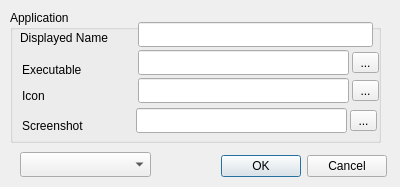
<?xml version="1.0" encoding="UTF-8"?>
<ui version="4.0">
 <class>Apps</class>
 <widget class="QDialog" name="Apps">
  <property name="geometry">
   <rect>
    <x>0</x>
    <y>0</y>
    <width>400</width>
    <height>187</height>
   </rect>
  </property>
  <property name="windowTitle">
   <string>Dialog</string>
  </property>
  <widget class="QGroupBox" name="groupBox">
   <property name="geometry">
    <rect>
     <x>10</x>
     <y>10</y>
     <width>371</width>
     <height>133</height>
    </rect>
   </property>
   <property name="title">
    <string>Application</string>
   </property>
   <widget class="QLabel" name="label">
    <property name="geometry">
     <rect>
      <x>10</x>
      <y>20</y>
      <width>111</width>
      <height>16</height>
     </rect>
    </property>
    <property name="text">
     <string>Displayed Name</string>
    </property>
   </widget>
   <widget class="QLineEdit" name="appname">
    <property name="geometry">
     <rect>
      <x>128</x>
      <y>12</y>
      <width>235</width>
      <height>25</height>
     </rect>
    </property>
   </widget>
   <widget class="QLineEdit" name="exepath">
    <property name="geometry">
     <rect>
      <x>128</x>
      <y>40</y>
      <width>211</width>
      <height>25</height>
     </rect>
    </property>
   </widget>
   <widget class="QLabel" name="label_2">
    <property name="geometry">
     <rect>
      <x>12</x>
      <y>52</y>
      <width>91</width>
      <height>16</height>
     </rect>
    </property>
    <property name="text">
     <string>Executable</string>
    </property>
   </widget>
   <widget class="QLabel" name="label_3">
    <property name="geometry">
     <rect>
      <x>12</x>
      <y>78</y>
      <width>57</width>
      <height>15</height>
     </rect>
    </property>
    <property name="text">
     <string>Icon</string>
    </property>
   </widget>
   <widget class="QLineEdit" name="appicon">
    <property name="geometry">
     <rect>
      <x>128</x>
      <y>68</y>
      <width>211</width>
      <height>25</height>
     </rect>
    </property>
   </widget>
   <widget class="QLabel" name="label_4">
    <property name="geometry">
     <rect>
      <x>12</x>
      <y>108</y>
      <width>89</width>
      <height>16</height>
     </rect>
    </property>
    <property name="text">
     <string>Screenshot</string>
    </property>
   </widget>
   <widget class="QLineEdit" name="screenshot">
    <property name="geometry">
     <rect>
      <x>126</x>
      <y>98</y>
      <width>211</width>
      <height>25</height>
     </rect>
    </property>
   </widget>
   <widget class="QToolButton" name="toolButton">
    <property name="geometry">
     <rect>
      <x>342</x>
      <y>42</y>
      <width>27</width>
      <height>21</height>
     </rect>
    </property>
    <property name="text">
     <string>...</string>
    </property>
   </widget>
   <widget class="QToolButton" name="toolButton_2">
    <property name="geometry">
     <rect>
      <x>342</x>
      <y>70</y>
      <width>27</width>
      <height>21</height>
     </rect>
    </property>
    <property name="text">
     <string>...</string>
    </property>
   </widget>
   <widget class="QToolButton" name="toolButton_3">
    <property name="geometry">
     <rect>
      <x>340</x>
      <y>100</y>
      <width>27</width>
      <height>21</height>
     </rect>
    </property>
    <property name="text">
     <string>...</string>
    </property>
   </widget>
  </widget>
  <widget class="QDialogButtonBox" name="buttonBox">
   <property name="geometry">
    <rect>
     <x>212</x>
     <y>150</y>
     <width>175</width>
     <height>33</height>
    </rect>
   </property>
   <property name="standardButtons">
    <set>QDialogButtonBox::Cancel|QDialogButtonBox::Ok</set>
   </property>
  </widget>
  <widget class="QComboBox" name="comboBox">
   <property name="geometry">
    <rect>
     <x>20</x>
     <y>152</y>
     <width>131</width>
     <height>25</height>
    </rect>
   </property>
  </widget>
 </widget>
 <resources/>
 <connections/>
</ui>
